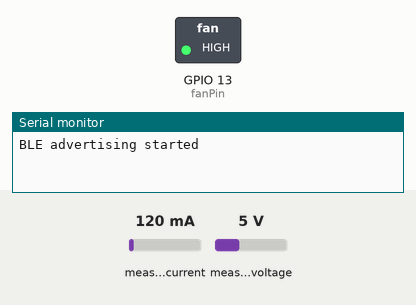
Simulated run of this sketch. Board: ESP32. On the bench: switched loads named in the sketch (green lamp = pin HIGH), the last lines printed to the serial monitor. The test bench sets the inputs (shaded band); at power-on: measured voltage 5 V, measured current 120 mA. Nothing arrives over Bluetooth unless stated; a phone connects over Bluetooth LE 3 s after start.

Above: at 2.2 s.
2.3 s: measured voltage set to 3.5 V
5.3 s: measured voltage set to 3 V
At 5.9 s:
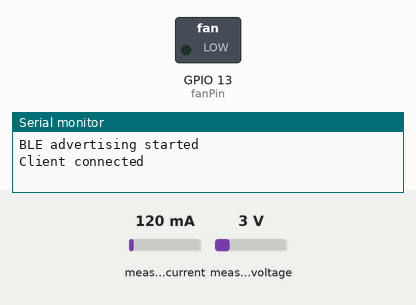
Timing chart, 0 to 8.3 s (numbered marks = the images above; inputs shaded):
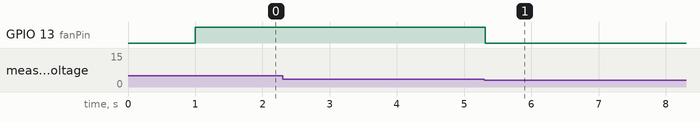

The sketch:

Power_aware.ino
```cpp
#include <Arduino.h>
#include <BLEDevice.h>
#include <BLEServer.h>
#include <BLEUtils.h>
#include <BLE2902.h>
#include <Adafruit_INA219.h>
#include <Wire.h>


#define SERVICE_UUID "12345678-1234-1234-1234-1234567890ab"
#define CHAR_UUID    "12345678-1234-1234-1234-1234567890ac"

#define fanPin 13
#define pwmFreq 50
#define pwmResolution 8

BLECharacteristic *characteristic;
Adafruit_INA219 ina219;

bool connected = false;
bool restartAdvertising = false;

unsigned long lastAvgTime = 0;
int sampleCount = 0;
float powerSum = 0;
float voltageSum = 0;
float currentSum = 0;

char fanState[] = "100%";
int dutyCycle = 255;

class ServerCallbacks : public BLEServerCallbacks {
  void onConnect(BLEServer*) {
    connected = true;
    Serial.println("Client connected");
  }
  void onDisconnect(BLEServer*) {
    connected = false;
    restartAdvertising = true;
    Serial.println("Client disconnected");
  }
};

void setup() {
  Serial.begin(115200);
  delay(1000);

  // Initialize the INA219.
  // By default the initialization will use the largest range (32V, 2A).  However
  // you can call a setCalibration function to change this range (see comments).
  if (! ina219.begin()) {
    Serial.println("Failed to find INA219 chip");
    while (1) { delay(10); }
  }

  ledcAttach(fanPin, pwmFreq, pwmResolution);
  ledcWrite(fanPin, dutyCycle);


  BLEDevice::init("Nimalan BLE");
  BLEDevice::setPower(ESP_PWR_LVL_P9);
  BLEServer *server = BLEDevice::createServer();
  server->setCallbacks(new ServerCallbacks());
  BLEService *service = server->createService(SERVICE_UUID);

  characteristic = service->createCharacteristic(
      CHAR_UUID,
      BLECharacteristic::PROPERTY_NOTIFY
  );

  characteristic->addDescriptor(new BLE2902());
  service->start();

  BLEAdvertising *advertising = BLEDevice::getAdvertising();
  advertising->addServiceUUID(SERVICE_UUID);
  advertising->setScanResponse(true);
  BLEDevice::startAdvertising();
  Serial.println("BLE advertising started");
}

void loop() {

  if (restartAdvertising) {
    delay(200);
    BLEDevice::startAdvertising();
    Serial.println("Advertising restarted");
    restartAdvertising = false;
  }
  if (connected) {
    float shuntvoltage = 0;
    float busvoltage = 0;
    float current_mA = 0;
    float loadvoltage = 0;
    float power_mW = 0;

    shuntvoltage = ina219.getShuntVoltage_mV();
    busvoltage = ina219.getBusVoltage_V();
    current_mA = ina219.getCurrent_mA();
    power_mW = ina219.getPower_mW();
    loadvoltage = busvoltage + (shuntvoltage / 1000);

    voltageSum += loadvoltage;
    currentSum += current_mA;
    powerSum += power_mW;
    sampleCount++;

    unsigned long currentMillis = millis();

    // Protect the battery to prevent going further below than 3.2V
    if (loadvoltage < 3.25) {
      dutyCycle = 0;
      strcpy(fanState, "OFF");
      ledcWrite(fanPin, dutyCycle);
    }

    // Power control strategy

    if (currentMillis - lastAvgTime >= 10000) {
      float avgV = voltageSum / sampleCount;
      float avgI = currentSum / sampleCount;
      float avgP = powerSum / sampleCount;

      // Battery is healthy, so maximise the duty cycle
      if (avgV >= 3.5) {
        strcpy(fanState, "100%");
        dutyCycle = 255;
      }
      // Battery is dropping (3.4V - 3.49V), lower to 50%
      else if (avgV >= 3.4) {
        strcpy(fanState, "50%");
        dutyCycle = 128;
      }
      // Battery is getting low (3.3V - 3.39V), lower to 25%
      else if (avgV >= 3.3) {
        strcpy(fanState, "25%");
        dutyCycle = 64;
      }
      // Battery is critical (< 3.3V), Turn OFF to save energy
      else {
        strcpy(fanState, "OFF");
        dutyCycle = 0;
     }
    //  if (avgV >= 3.25) {
    //
    //     if (avgI > 0.0) {
    //       if (strcmp(fanState, "100%") == 0) {
    //         strcpy(fanState, "50%");
    //         dutyCycle = 128;
    //       } else if (strcmp(fanState, "50%") == 0) {
    //         strcpy(fanState, "25%");
    //         dutyCycle = 64;
    //       } else if (strcmp(fanState, "25%") == 0) {
    //         strcpy(fanState, "OFF");
    //         dutyCycle = 0;
    //       }
    //     }

    //     // Harvesting
    //     else if (avgI < 0) {
    //       if (strcmp(fanState, "OFF") == 0) {
    //         strcpy(fanState, "25%");
    //         dutyCycle = 64;
    //       } else if (strcmp(fanState, "25%") == 0) {
    //         strcpy(fanState, "50%");
    //         dutyCycle = 128;
    //       } else if (strcmp(fanState, "50%") == 0) {
    //         strcpy(fanState, "100%");
    //         dutyCycle = 255;
    //       }
    //     }
    //   }


    // Apply the chosen speed to the fan
    ledcWrite(fanPin, dutyCycle);

    float current_time = currentMillis / 1000.0;

    // Send 10s Avg data
    char avgData[60];
    snprintf(avgData, sizeof(avgData), "AVG,%.2f,%.2f,%.2f,%s", avgV, avgI, avgP, fanState);

    characteristic->setValue(avgData);
    characteristic->notify();

    voltageSum = 0;
    currentSum = 0;
    powerSum = 0;
    sampleCount = 0;
    lastAvgTime = currentMillis;

    delay(1); //small delay to avoid packet interference
  }

  char csvdata[50];
  snprintf(csvdata, sizeof(csvdata), "%.2f,%.2f,%.2f,%s", loadvoltage, current_mA, power_mW, fanState);

  characteristic->setValue(csvdata);
  characteristic->notify();


  delay(20);
  }
}
```

Measured:
- the behaviour switches between 3.3 and 3.2 V on measured voltage (found by bisection; images 0 and 1)
- after the input at 5.3 s, GPIO 13 (fanPin): HIGH → LOW at once
